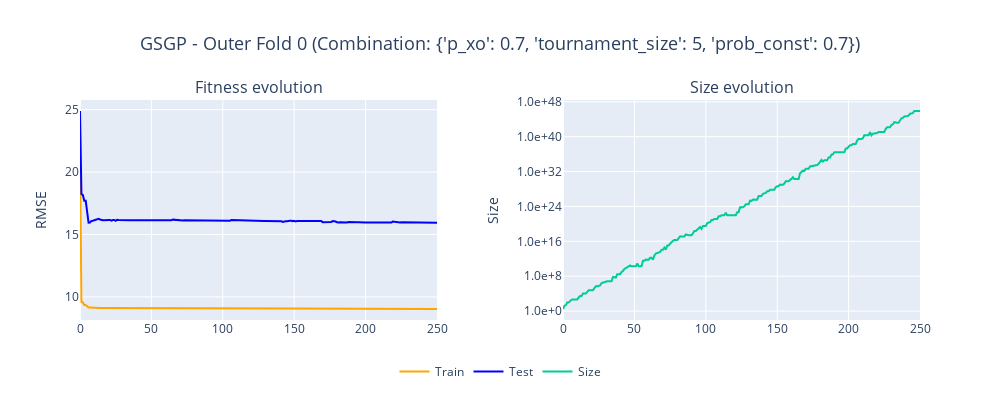
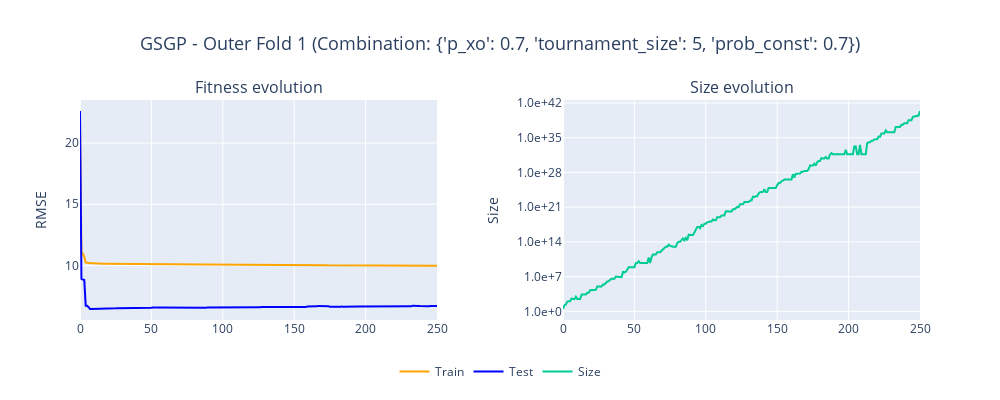
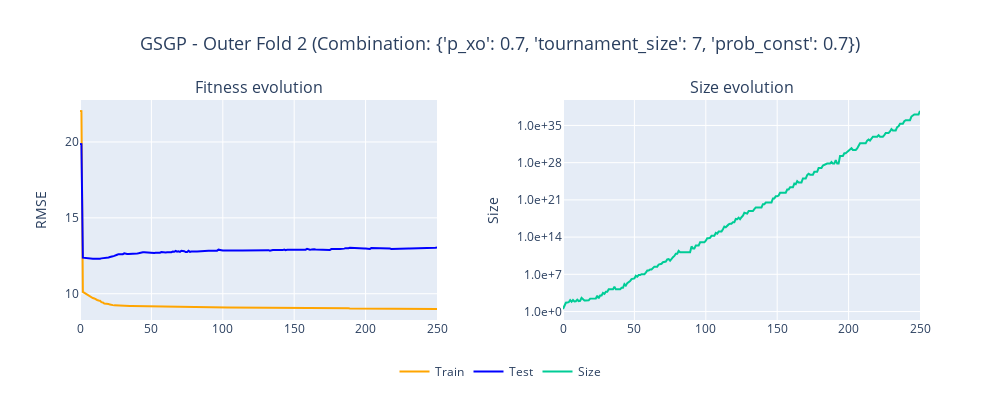
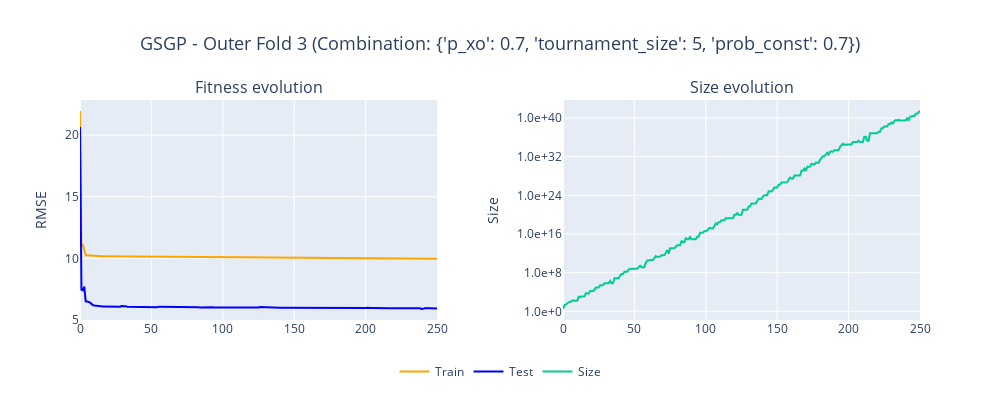

Here is the notebook cell these charts were saved with, in order:
### Code cell
fit_and_size_per_outer(k_outer=10, model_name=MODEL_NAME)

### Figure 1 — Plotly figure (JSON) as saved in the notebook; plotly's stock layout.template omitted (floating-point values rounded to 4 significant figures; data arrays with more than 128 entries replaced by an {"elided": "..."} marker saying what was removed)
{"data": [{"line": {"color": "orange"}, "mode": "lines", "name": "Train", "type": "scatter", "xaxis": "x", "y": {"elided": "251 float values"}, "yaxis": "y"}, {"line": {"color": "blue"}, "mode": "lines", "name": "Test", "type": "scatter", "xaxis": "x", "y": {"elided": "251 float values"}, "yaxis": "y"}, {"mode": "lines", "name": "Size", "type": "scatter", "xaxis": "x2", "y": {"elided": "251 str values"}, "yaxis": "y2"}], "layout": {"annotations": [{"font": {"size": 16}, "showarrow": false, "text": "Fitness evolution", "x": 0.2125, "xanchor": "center", "xref": "paper", "y": 1, "yanchor": "bottom", "yref": "paper"}, {"font": {"size": 16}, "showarrow": false, "text": "Size evolution", "x": 0.7875, "xanchor": "center", "xref": "paper", "y": 1, "yanchor": "bottom", "yref": "paper"}], "height": 400, "legend": {"orientation": "h", "x": 0.5, "xanchor": "center", "y": -0.3, "yanchor": "bottom"}, "margin": {"t": 100}, "showlegend": true, "title": {"font": {"size": 18}, "text": "GSGP - Outer Fold 0 (Combination: {'p_xo': 0.7, 'tournament_size': 5, 'prob_const': 0.7})", "x": 0.5}, "width": 1000, "xaxis": {"anchor": "y", "domain": [0, 0.425]}, "xaxis2": {"anchor": "y2", "domain": [0.575, 1]}, "yaxis": {"anchor": "x", "domain": [0, 1], "range": [0, null], "title": {"text": "RMSE"}}, "yaxis2": {"anchor": "x2", "domain": [0, 1], "exponentformat": "power", "tickformat": ".1e", "title": {"text": "Size"}, "type": "log"}}}

### Figure 2 — Plotly figure (JSON) as saved in the notebook; plotly's stock layout.template omitted (floating-point values rounded to 4 significant figures; data arrays with more than 128 entries replaced by an {"elided": "..."} marker saying what was removed)
{"data": [{"line": {"color": "orange"}, "mode": "lines", "name": "Train", "type": "scatter", "xaxis": "x", "y": {"elided": "251 float values"}, "yaxis": "y"}, {"line": {"color": "blue"}, "mode": "lines", "name": "Test", "type": "scatter", "xaxis": "x", "y": {"elided": "251 float values"}, "yaxis": "y"}, {"mode": "lines", "name": "Size", "type": "scatter", "xaxis": "x2", "y": {"elided": "251 str values"}, "yaxis": "y2"}], "layout": {"annotations": [{"font": {"size": 16}, "showarrow": false, "text": "Fitness evolution", "x": 0.2125, "xanchor": "center", "xref": "paper", "y": 1, "yanchor": "bottom", "yref": "paper"}, {"font": {"size": 16}, "showarrow": false, "text": "Size evolution", "x": 0.7875, "xanchor": "center", "xref": "paper", "y": 1, "yanchor": "bottom", "yref": "paper"}], "height": 400, "legend": {"orientation": "h", "x": 0.5, "xanchor": "center", "y": -0.3, "yanchor": "bottom"}, "margin": {"t": 100}, "showlegend": true, "title": {"font": {"size": 18}, "text": "GSGP - Outer Fold 1 (Combination: {'p_xo': 0.7, 'tournament_size': 5, 'prob_const': 0.7})", "x": 0.5}, "width": 1000, "xaxis": {"anchor": "y", "domain": [0, 0.425]}, "xaxis2": {"anchor": "y2", "domain": [0.575, 1]}, "yaxis": {"anchor": "x", "domain": [0, 1], "range": [0, null], "title": {"text": "RMSE"}}, "yaxis2": {"anchor": "x2", "domain": [0, 1], "exponentformat": "power", "tickformat": ".1e", "title": {"text": "Size"}, "type": "log"}}}

### Figure 3 — Plotly figure (JSON) as saved in the notebook; plotly's stock layout.template omitted (floating-point values rounded to 4 significant figures; data arrays with more than 128 entries replaced by an {"elided": "..."} marker saying what was removed)
{"data": [{"line": {"color": "orange"}, "mode": "lines", "name": "Train", "type": "scatter", "xaxis": "x", "y": {"elided": "251 float values"}, "yaxis": "y"}, {"line": {"color": "blue"}, "mode": "lines", "name": "Test", "type": "scatter", "xaxis": "x", "y": {"elided": "251 float values"}, "yaxis": "y"}, {"mode": "lines", "name": "Size", "type": "scatter", "xaxis": "x2", "y": {"elided": "251 str values"}, "yaxis": "y2"}], "layout": {"annotations": [{"font": {"size": 16}, "showarrow": false, "text": "Fitness evolution", "x": 0.2125, "xanchor": "center", "xref": "paper", "y": 1, "yanchor": "bottom", "yref": "paper"}, {"font": {"size": 16}, "showarrow": false, "text": "Size evolution", "x": 0.7875, "xanchor": "center", "xref": "paper", "y": 1, "yanchor": "bottom", "yref": "paper"}], "height": 400, "legend": {"orientation": "h", "x": 0.5, "xanchor": "center", "y": -0.3, "yanchor": "bottom"}, "margin": {"t": 100}, "showlegend": true, "title": {"font": {"size": 18}, "text": "GSGP - Outer Fold 2 (Combination: {'p_xo': 0.7, 'tournament_size': 7, 'prob_const': 0.7})", "x": 0.5}, "width": 1000, "xaxis": {"anchor": "y", "domain": [0, 0.425]}, "xaxis2": {"anchor": "y2", "domain": [0.575, 1]}, "yaxis": {"anchor": "x", "domain": [0, 1], "range": [0, null], "title": {"text": "RMSE"}}, "yaxis2": {"anchor": "x2", "domain": [0, 1], "exponentformat": "power", "tickformat": ".1e", "title": {"text": "Size"}, "type": "log"}}}

### Figure 4 — Plotly figure (JSON) as saved in the notebook; plotly's stock layout.template omitted (floating-point values rounded to 4 significant figures; data arrays with more than 128 entries replaced by an {"elided": "..."} marker saying what was removed)
{"data": [{"line": {"color": "orange"}, "mode": "lines", "name": "Train", "type": "scatter", "xaxis": "x", "y": {"elided": "251 float values"}, "yaxis": "y"}, {"line": {"color": "blue"}, "mode": "lines", "name": "Test", "type": "scatter", "xaxis": "x", "y": {"elided": "251 float values"}, "yaxis": "y"}, {"mode": "lines", "name": "Size", "type": "scatter", "xaxis": "x2", "y": {"elided": "251 str values"}, "yaxis": "y2"}], "layout": {"annotations": [{"font": {"size": 16}, "showarrow": false, "text": "Fitness evolution", "x": 0.2125, "xanchor": "center", "xref": "paper", "y": 1, "yanchor": "bottom", "yref": "paper"}, {"font": {"size": 16}, "showarrow": false, "text": "Size evolution", "x": 0.7875, "xanchor": "center", "xref": "paper", "y": 1, "yanchor": "bottom", "yref": "paper"}], "height": 400, "legend": {"orientation": "h", "x": 0.5, "xanchor": "center", "y": -0.3, "yanchor": "bottom"}, "margin": {"t": 100}, "showlegend": true, "title": {"font": {"size": 18}, "text": "GSGP - Outer Fold 3 (Combination: {'p_xo': 0.7, 'tournament_size': 5, 'prob_const': 0.7})", "x": 0.5}, "width": 1000, "xaxis": {"anchor": "y", "domain": [0, 0.425]}, "xaxis2": {"anchor": "y2", "domain": [0.575, 1]}, "yaxis": {"anchor": "x", "domain": [0, 1], "range": [0, null], "title": {"text": "RMSE"}}, "yaxis2": {"anchor": "x2", "domain": [0, 1], "exponentformat": "power", "tickformat": ".1e", "title": {"text": "Size"}, "type": "log"}}}
